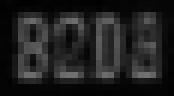
#> input picture XXXX.png, 174 x 96 px
$ python show_digit_mask.py XXXX.png
#> lines starting #> are read from the running program, lines starting #| are printed output that depends on the picture
### labels_classification.py
#!/usr/bin/python3
"""Classify digits in word images.

This program uses the training data to train four classifiers: one for each
digit in a word image. It uses these classifiers to label the digits in all of
the word images.

Licensing:

This program and any supporting programs, software libraries, and documentation
distributed alongside it are released into the public domain without any
warranty. See the LICENSE file for details.
"""

import argparse
import collections
import numpy as np
import pathlib
import scipy as sp
import scipy.ndimage
import skimage
import skimage.io
import sklearn.ensemble
import sklearn.svm
import sklearn.neighbors
import sklearn.neural_network
import sys

import label_database


# [182 lines left out: functions _define_flags, main, train_classifier, test_classifier, classify_everything, not called in this run]


#### IMAGE PROCESSING ####


def mask_nth_digit_in_image(image, n, out=None):
  """Return a copy of `image` with all but the `n`th digit masked."""
  # If we sum the image vertically, a plot of the column sums will present
  # four humps, each corresponding to a digit. This masking routine detects
  # the humps and masks the image so only the pixels contributing to the n'th
  # hump are visible.
  colsum = np.sum(image, axis=0)

  # # Now we need to find the least t such that image > t obtains four separate
  # # contiguous 'True' regions. We'll scan up from t = 0...
  # thresholded = colsum > 0                   # These two lines are just for
  # labels = sp.ndimage.label(thresholded)[0]  # memory allocation.

  # for t in range(int(max(colsum))):
  #   np.greater(colsum, t, out=thresholded)
  #   if sp.ndimage.label(thresholded, output=labels) == 4: break
  # else:
  #   raise RuntimeError('mask_nth_digit could not find four distinct digits '
  #                      'in an image.')

  # # We can now mask off the columns not containing the n'th digit.
  # if out is None:
  #   out = image.copy()
  # else:
  #   np.copyto(out, image)
  # out[:, labels != (n + 1)] = 0
  # return out

  colsum[:7] = 1000
  colsum[9:13] = 1000
  colsum[16:19] = 1000
  colsum[23:] = 1000
  # The columns containing the four digits are separated by the three smallest
  # minima of colsum not at the edges of the image.
  left_less = colsum[:-1] < colsum[1:]
  # True entries in this array are 4 pixels left of all local minima in colsum.
  # This 4-offset allows us to ignore pixels at the edges of the image.
  minima_mask = left_less[4:-3] & ~left_less[3:-4]
  # So these are the minima's indices:
  minima_inds = np.argwhere(minima_mask).ravel() + 4
  # Find which three indices are associated with the smallest minima.
  boundaries = np.sort(minima_inds[np.argsort(colsum[minima_inds])[:3]])

  # Perform the masking now.
  if out is None:
    out = image.copy()
  elif out is not image:
    np.copyto(out, image)

  if n > 0: out[:, :(boundaries[n-1])] = 0
  if n < 3: out[:, (boundaries[n]+1):] = 0
  return out


# [21 lines left out: function mask_nth_digit_in_images, not called in this run]


#### DATA SHUFFLING ####


class Data(collections.namedtuple(
    'Data', ['images', 'labels_1', 'labels_2', 'labels_3', 'labels_4'])):
  """A data container for images and their per-digit labels."""

  def __len__(self):
    return len(self.images)

  def num_digits(self):
    return len(self._fields) - 1


# [56 lines left out: functions load_data, divide_data, not called in this run]


#### MISCELLANEOUS ####


# [4 lines that do not run on import are left out]

### show_digit_mask.py
#!/usr/bin/python3
"""Show digit masking on an image file. Uses Sixel graphics.

Licensing:

This program and any supporting programs, software libraries, and documentation
distributed alongside it are released into the public domain without any
warranty. See the LICENSE file for details.
"""

import argparse
import numpy as np
import os
import skimage
import skimage.io
import sys
import tempfile
import wand.image

import labels_classification


def _define_flags():
  """Defines an `ArgumentParser` for command-line flags used by this program."""
  flags = argparse.ArgumentParser(
      description='Show how our image masking segments digits.')

  flags.add_argument('image', type=str, help='Image file to segment.')

  return flags


def main(FLAGS):
  # Load the image.
  image = skimage.color.rgb2gray(
      skimage.io.imread(FLAGS.image)).astype(np.float32)
#> image: shape (96, 174) float32; min 1, max 114, mean 31.5

  # Obtain versions with the four digits masked.
  masked = [labels_classification.mask_nth_digit_in_image(image, n)
            for n in range(4)]
#> in mask_nth_digit_in_image, `colsum = np.sum(image, axis=0)`: colsum = 174 values, max 5496 at index 96, min 348 at index 0, mean 3021.9
#> in mask_nth_digit_in_image, `minima_inds = np.argwhere(minima_mask).ravel() + 4`: minima_inds = [8, 12, 18]
#> in mask_nth_digit_in_image, `if n < 3: out[:, (boundaries[n]+1):] = 0`:
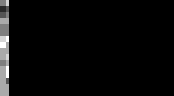
#> out: shape (96, 174) float32; min 0, max 6, mean 0.195; drawn with min black and max white
#> call 2 of mask_nth_digit_in_image, with n = 1
#> in mask_nth_digit_in_image (call 2), `if n > 0: out[:, :(boundaries[n-1])] = 0`: out: shape (96, 174) float32; min 0, max 114, mean 31.3
#> in mask_nth_digit_in_image (call 2), `if n < 3: out[:, (boundaries[n]+1):] = 0`:
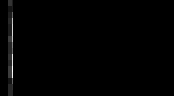
#> out: shape (96, 174) float32; min 0, max 25, mean 0.2; drawn with min black and max white
#> call 3 of mask_nth_digit_in_image, with n = 2
#> in mask_nth_digit_in_image (call 3), `if n > 0: out[:, :(boundaries[n-1])] = 0`: out: shape (96, 174) float32; min 0, max 114, mean 31.2
#> in mask_nth_digit_in_image (call 3), `if n < 3: out[:, (boundaries[n]+1):] = 0`:
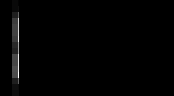
#> out: shape (96, 174) float32; min 0, max 80, mean 0.8; drawn with min black and max white
#> in mask_nth_digit_in_image (call 4), `if n > 0: out[:, :(boundaries[n-1])] = 0`: out: shape (96, 174) float32; min 0, max 114, mean 30.7
#> masked = 4 items

  # Create temporary files for the masked images.
  t_masked = [tempfile.mkstemp(suffix='.png')[1] for _ in masked]
#> t_masked = 4 items
  for m, fn in zip(masked, t_masked):
    skimage.io.imsave(fn, m.astype(np.uint8))
#> this loop made 4 passes

  # Display each image with Sixel graphics.
  print('Original image')
  _imshow(FLAGS.image)
#> (the call stopped at in _imshow, `image = wand.image.Image(filename=filename)`: wand is not available in this run)
  for i, fn in enumerate(t_masked):
    print('Masked digit', i + 1)
    _imshow(fn)
#> this loop made 1 pass
#| Masked digit 1

  # Delete temporary files.
  for fn in t_masked:
    os.remove(fn)


def _imshow(filename):
  """Show an image file using Sixel graphics."""
  image = wand.image.Image(filename=filename)
  image.resize(width=(image.width * 2), height=(image.height * 2))
  sys.stdout.buffer.write(image.make_blob('sixel'))


if __name__ == '__main__':
  flags = _define_flags()
  FLAGS = flags.parse_args()
  main(FLAGS)
#> (the call stopped at in _imshow, `image = wand.image.Image(filename=filename)`: wand is not available in this run)

$ run again, with BCom_ii_8000_0123.png copied over XXXX.png
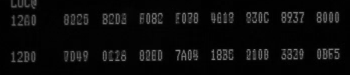
#> input picture BCom_ii_8000_0123.png, 350 x 75 px
#> colsum = 350 values, max 2197 at index 25, min 82 at index 1, mean 851
#> minima_inds = [8, 12, 15, 18, 20]
#> boundaries = [8, 12, 15]
#> in mask_nth_digit_in_image (call 2), `if n < 3: out[:, (boundaries[n]+1):] = 0`:
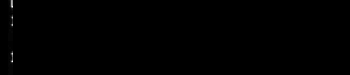
#> out: shape (75, 350) float32; min 0, max 89, mean 0.1; drawn with min black and max white
#> in mask_nth_digit_in_image (call 4), `if n > 0: out[:, :(boundaries[n-1])] = 0`:
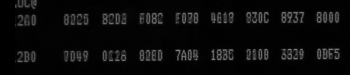
#> out: shape (75, 350) float32; min 0, max 132, mean 11.1
#> masked = 4 items
#> the loop in main, `for m, fn in zip(masked, t_masked):` made 4 passes
#> the loop in main, `for i, fn in enumerate(t_masked):` made 1 pass
#| Masked digit 1

$ run again, with digit_types.png copied over XXXX.png
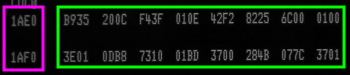
#> input picture digit_types.png, 350 x 75 px
#> in main, `image = skimage.color.rgb2gray( skimage.io.imread(FLAGS.image)).astype..`:
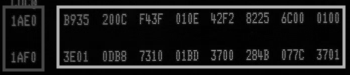
#> image: shape (75, 350) float32; min 0, max 0.715, mean 0.106
#> colsum = 350 values, max 45.16 at index 57, min 0.459 at index 1, mean 7.94
#> minima_inds = [7, 15, 20]
#> in mask_nth_digit_in_image (call 4), `if n > 0: out[:, :(boundaries[n-1])] = 0`:
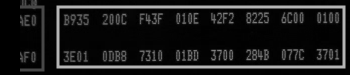
#> out: shape (75, 350) float32; min 0, max 0.715, mean 0.101
#> masked = 4 items
#> the loop in main, `for m, fn in zip(masked, t_masked):` made 4 passes
#> the loop in main, `for i, fn in enumerate(t_masked):` made 1 pass
#| Masked digit 1
